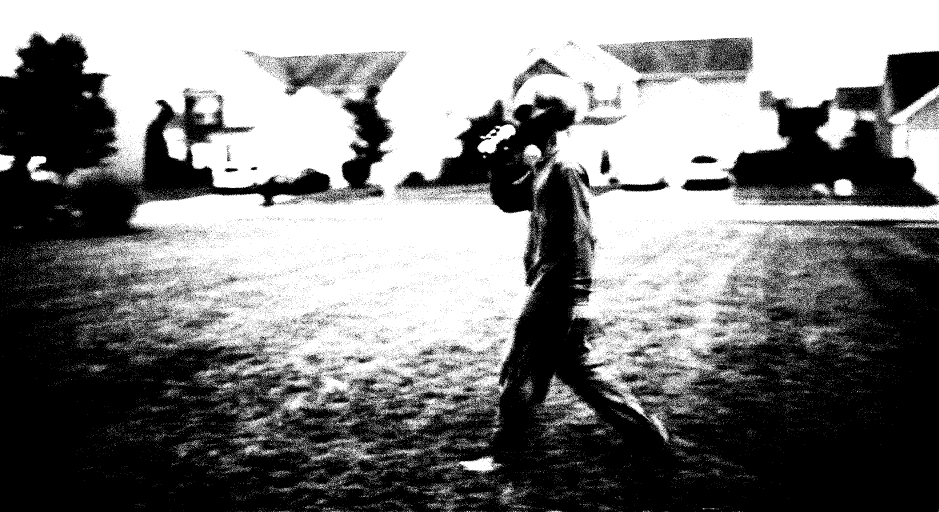
#> input picture homework_two/python_script_og_image/generated_images/otsu/otsu_image.png, 2816 x 1536 px, given in place of myImage.png, which was not available (shown at 1/3 size)
$ python homework_two.py
#> lines starting #> are read from the running program, lines starting #| are printed output that depends on the picture; after the words box and inside, x2 and y2 are one past the last pixel; in counts of white or black regions, pixels touching at a corner belong together; pictures that were not available may be replaced by others from this repository, and a replacement may not be noted
import cv2 as cv
import numpy as np
from scipy import stats
import matplotlib.pyplot as plt
import os
import random
import shutil
from pathlib import Path


class DirectorySetup:


    BASE_DIR = Path(__file__).resolve().parent
    IMAGE_PATH = BASE_DIR / "myImage.png"

    OUTPUT_DIR = BASE_DIR / "generated_images"

    CHANELS_DIR = OUTPUT_DIR / "channels"
    NORMALIZED_DIR = OUTPUT_DIR / "normalized"
    OTSU_DIR = OUTPUT_DIR / "otsu"
    ADAPTIVE_DIR = OUTPUT_DIR / "adaptive_gaussian"
    KMEANS_DIR = OUTPUT_DIR / "kmeans_hsv"
    MASKS_DIR = OUTPUT_DIR / "masks"
    PLOTS_DIR = OUTPUT_DIR / "plots"
    GROUND_TRUTH_DIR = OUTPUT_DIR / "ground_truth"


    def make_directories(self):
        for folder in [
            self.CHANELS_DIR,
            self.NORMALIZED_DIR,
            self.OTSU_DIR,
            self.ADAPTIVE_DIR,
            self.KMEANS_DIR,
            self.MASKS_DIR,
            self.PLOTS_DIR,
            self.GROUND_TRUTH_DIR
        ]:
            folder.mkdir(parents=True, exist_ok=True)

class MiscMethods:

    """ This function saves a binary mask and segmeted image for a given cluster in the HSV color space using K-means clustering.
        Args: normalized_image: The input image that has been normalized.
                setup: An instance of the DirectorySetup class to manage output directories.
                k: The number of clusters to form.
                target_cluster: The specific cluster to extract and save as a binary mask and segmented image.
        Returns:  binary_mask: A binary mask where the pixels belonging to the target cluster are white (255) and all others are black (0).
                    segmented_image: The original image with only the pixels of the target cluster retained, and all other pixels set to black.
                    centers: The centers of the clusters formed by K-means clustering in the HSV color space.
    """

    def apply_kmeans_hsv(self, normalized_image, setup, k, target_cluster):
        hsv_image = cv.cvtColor(normalized_image, cv.COLOR_BGR2HSV)

        pixel_data = hsv_image.reshape((-1, 3)).astype(np.float32)

        criteria = (
            cv.TERM_CRITERIA_EPS + cv.TERM_CRITERIA_MAX_ITER,
            10,
            1.0
        )

        cv.setRNGSeed(42)

        compactness, labels, centers = cv.kmeans(
            pixel_data,
            k,
            None,
            criteria,
            10,
            cv.KMEANS_PP_CENTERS
        )

        labels_2d = labels.reshape(hsv_image.shape[:2])

        binary_mask = np.where(labels_2d == target_cluster, 255, 0).astype(np.uint8)

        segmented_image = cv.bitwise_and(
            normalized_image,
            normalized_image,
            mask=binary_mask
        )

        cv.imwrite(
            str(setup.KMEANS_DIR / f"kmeans_mask_k{k}_cluster{target_cluster}.png"),
            binary_mask
        )

        cv.imwrite(
            str(setup.KMEANS_DIR / f"kmeans_segmented_k{k}_cluster{target_cluster}.png"),
            segmented_image
        )

        return binary_mask, segmented_image


    """ This function uses GrabCut and a manually decided rectangle to create a rough draft ground truth"""
    # [37 lines left out: function create_grabcut_ground_truth, not called in this run]

    """This function allows the user to manually draw a polygon around the unknown figure in the image to create a ground truth mask and segmented image."""
    # [85 lines left out: function create_polygon_ground_truth, not called in this run]

    def make_binary_mask(self, mask):
        """
        Converts a grayscale mask into a binary mask with values 0 and 1.
        """
        _, binary_mask = cv.threshold(mask, 127, 1, cv.THRESH_BINARY)
        return binary_mask.astype(bool)


    def calculate_iou(self, ground_truth_mask, predicted_mask):
        """
        Calculates Intersection over Union, also called Jaccard Index.
        """
        ground_truth_binary = self.make_binary_mask(ground_truth_mask)
        predicted_binary = self.make_binary_mask(predicted_mask)

        intersection = np.logical_and(ground_truth_binary, predicted_binary)
        union = np.logical_or(ground_truth_binary, predicted_binary)

        if np.sum(union) == 0:
            return 0.0

        iou = np.sum(intersection) / np.sum(union)
        return iou


    def calculate_dice(self, ground_truth_mask, predicted_mask):
        """
        Calculates Dice Similarity Coefficient.
        """
        ground_truth_binary = self.make_binary_mask(ground_truth_mask)
        predicted_binary = self.make_binary_mask(predicted_mask)

        intersection = np.logical_and(ground_truth_binary, predicted_binary)

        total_pixels = np.sum(ground_truth_binary) + np.sum(predicted_binary)

        if total_pixels == 0:
            return 0.0

        dice = (2 * np.sum(intersection)) / total_pixels
        return dice

    def evaluate_segmentation_methods(self, setup):
        ground_truth_mask = cv.imread(
            str(setup.MASKS_DIR / "binary_ground_truth_mask.png"),
            cv.IMREAD_GRAYSCALE
        )

        otsu_mask = cv.imread(
            str(setup.MASKS_DIR / "binary_otsu_mask.png"),
            cv.IMREAD_GRAYSCALE
        )

        adaptive_mask = cv.imread(
            str(setup.MASKS_DIR / "binary_adaptive_mask.png"),
            cv.IMREAD_GRAYSCALE
        )

        kmeans_mask = cv.imread(
            str(setup.MASKS_DIR / "binary_kmeans_mask.png"),
            cv.IMREAD_GRAYSCALE
        )

        if ground_truth_mask is None:
            print("Could not load binary ground truth mask.")
            return

        masks = {
            "Otsu Thresholding": otsu_mask,
            "Adaptive Gaussian Thresholding": adaptive_mask,
            "K-Means HSV Clustering": kmeans_mask
        }

        print("\nQuantitative Segmentation Evaluation")
        print("-----------------------------------")

        for method_name, predicted_mask in masks.items():
            if predicted_mask is None:
                print(f"{method_name}: mask not found.")
                continue

            if predicted_mask.shape != ground_truth_mask.shape:
                predicted_mask = cv.resize(
                    predicted_mask,
                    (ground_truth_mask.shape[1], ground_truth_mask.shape[0]),
                    interpolation=cv.INTER_NEAREST
                )

            iou = self.calculate_iou(ground_truth_mask, predicted_mask)
            dice = self.calculate_dice(ground_truth_mask, predicted_mask)

            print(f"{method_name}")
            print(f"  IoU / Jaccard Index: {iou:.4f}")
            print(f"  Dice Coefficient:   {dice:.4f}")
            print()

    def create_segmentation_comparison_plot(self, img, normalized_image, setup):
        otsu_mask = cv.imread(
            str(setup.MASKS_DIR / "binary_otsu_mask.png"),
            cv.IMREAD_GRAYSCALE
        )

        adaptive_mask = cv.imread(
            str(setup.MASKS_DIR / "binary_adaptive_mask.png"),
            cv.IMREAD_GRAYSCALE
        )

        kmeans_mask = cv.imread(
            str(setup.MASKS_DIR / "binary_kmeans_mask.png"),
            cv.IMREAD_GRAYSCALE
        )

        ground_truth_mask = cv.imread(
            str(setup.MASKS_DIR / "binary_ground_truth_mask.png"),
            cv.IMREAD_GRAYSCALE
        )

        if otsu_mask is None or adaptive_mask is None or kmeans_mask is None or ground_truth_mask is None:
            print("One or more masks could not be loaded for the comparison plot.")
            return

        # Convert OpenCV BGR images to RGB for matplotlib
        original_rgb = cv.cvtColor(img, cv.COLOR_BGR2RGB)
        normalized_rgb = cv.cvtColor(normalized_image, cv.COLOR_BGR2RGB)

        images = [
            original_rgb,
            normalized_rgb,
            otsu_mask,
            adaptive_mask,
            kmeans_mask,
            ground_truth_mask
        ]

        titles = [
            "Original Image",
            "Normalized Color Image",
            "Otsu Mask",
            "Adaptive Gaussian Mask",
            "K-Means Mask",
            "Ground Truth Mask"
        ]

        plt.figure(figsize=(18, 6))

        for i, image in enumerate(images):
            plt.subplot(1, 6, i + 1)

            if len(image.shape) == 2:
                plt.imshow(image, cmap="gray")
            else:
                plt.imshow(image)

            plt.title(titles[i], fontsize=10)
            plt.axis("off")

        plt.tight_layout()

        output_path = setup.PLOTS_DIR / "segmentation_comparison.png"
        plt.savefig(str(output_path), dpi=300, bbox_inches="tight")
        plt.close()

        print(f"Saved comparison plot to: {output_path}")

def main():
    setup = DirectorySetup()
    setup.make_directories()

    img = cv.imread('homework_two/python_script_og_image/myImage.png')
#> img is the input picture: shape (1536, 2816, 3); 49.8% white; 45577 white regions (44964 under 20 px), largest, box (x1, y1, x2, y2) and area: (0, 0, 2816, 1327) 1959490, (1631, 1126, 1786, 1280) 6219, (2297, 805, 2549, 926) 6003

    if img is None:
        print("Could not read the image.")
        return

    ## Split the image into its color channels

    blue_channel, green_channel, red_channel = cv.split(img)

    ## Equalize the histogram of each channel

    equalized_red_channel = cv.equalizeHist(red_channel)
    equalized_green_channel = cv.equalizeHist(green_channel)
    equalized_blue_channel = cv.equalizeHist(blue_channel)

    ## Merge the equalized channels back into a single image

    normalized_image = cv.merge((equalized_blue_channel, equalized_green_channel, equalized_red_channel))
    cv.imwrite(str(setup.NORMALIZED_DIR / "normalized_image.png"), normalized_image)

    ## Otsu and Adaptive Gaussian Thresholding
    greyscale_image = cv.cvtColor(normalized_image, cv.COLOR_BGR2GRAY)
    otsu_threshold, otsu_mask = cv.threshold(greyscale_image, 0, 255, cv.THRESH_BINARY + cv.THRESH_OTSU)
#> otsu_threshold = 0
    adaptive_gaussian_mask = cv.adaptiveThreshold(greyscale_image, 255, cv.ADAPTIVE_THRESH_GAUSSIAN_C, cv.THRESH_BINARY, 11, 2)
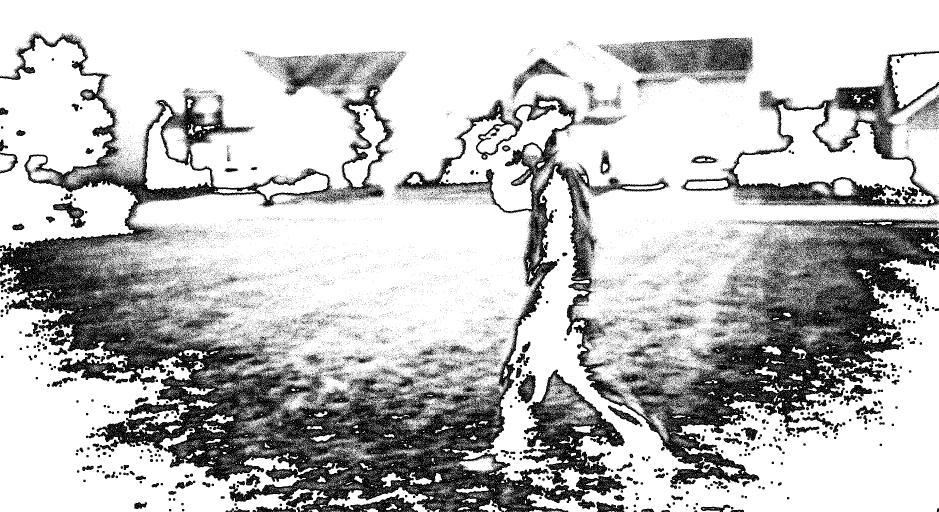
#> adaptive_gaussian_mask: shape (1536, 2816) (shown at 1/3 size); 75.5% white; 35954 black regions (35148 under 20 px), largest, box (x1, y1, x2, y2) and area: (0, 99, 2816, 1536) 763298, (2046, 152, 2816, 623) 54893, (1568, 1109, 1874, 1454) 35404

    ostu_segmented = cv.bitwise_and(normalized_image, normalized_image, mask=otsu_mask)
    adaptive_segmented = cv.bitwise_and(normalized_image, normalized_image, mask=adaptive_gaussian_mask)

    cv.imwrite(str(setup.OTSU_DIR / "otsu_mask.png"), otsu_mask)
    cv.imwrite(str(setup.OTSU_DIR / "otsu_segmented_image.png"), ostu_segmented)
    cv.imwrite(str(setup.ADAPTIVE_DIR / "adaptive_gaussian_image.png"), adaptive_gaussian_mask)
    cv.imwrite(str(setup.ADAPTIVE_DIR / "adaptive_segmented_image.png"), adaptive_segmented)

    ## K-means clustering in HSV color space

    methods = MiscMethods()


    # [16 lines of commented-out code are left out]
    k_mean_mask, k_mean_segmented = methods.apply_kmeans_hsv(normalized_image, setup, k=5, target_cluster=4)
#> in apply_kmeans_hsv, `hsv_image = cv.cvtColor(normalized_image, cv.COLOR_BGR2HSV)`: hsv_image: shape (1536, 2816, 3); mean H, S, V 0, 0, 127.1
#> in apply_kmeans_hsv, `compactness, labels, centers = cv.kmeans( pixel_data, k, None, criteri..`: compactness = 2026262.2; centers = [[0, 0, 256], [0, 0, 0], [0, 0, 0], [0, 0, 0], [0, 0, 0]]
#> in apply_kmeans_hsv, `labels_2d = labels.reshape(hsv_image.shape[:2])`:
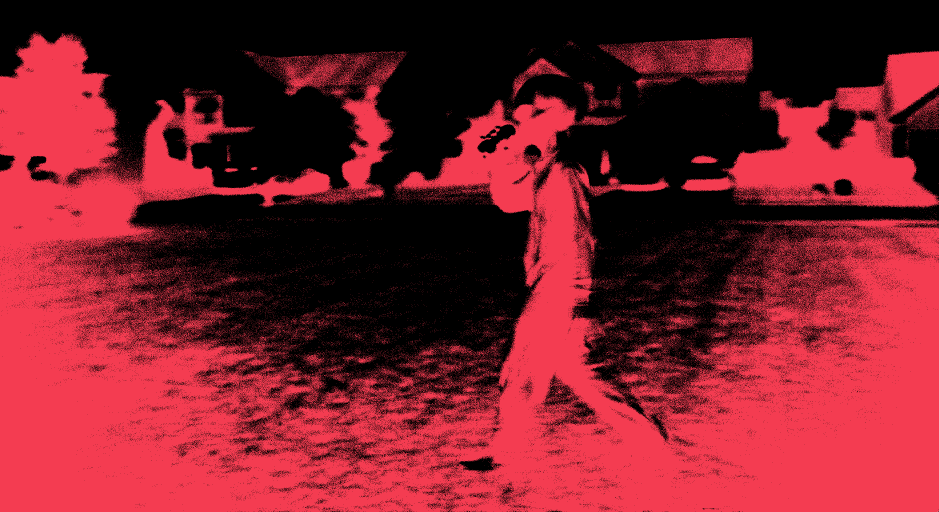
#> labels_2d: shape (1536, 2816) int32 (shown at 1/3 size); 5 distinct labels, from 0 to 4; one colour per label, 0 black
#> in apply_kmeans_hsv, `binary_mask = np.where(labels_2d == target_cluster, 255, 0).astype(np...`:
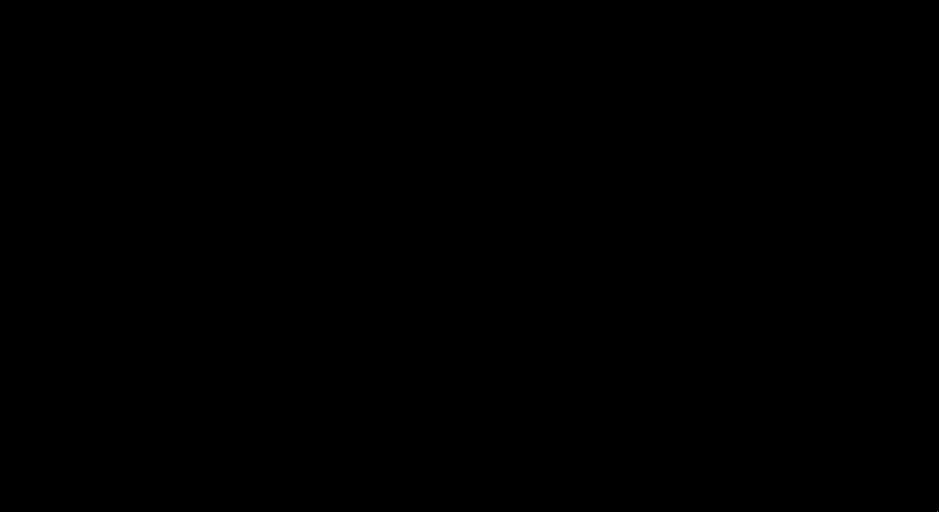
#> binary_mask: shape (1536, 2816) (shown at 1/3 size); 0% white in thin lines or dots, all inside (x1, y1, x2, y2) = (2812, 1535, 2813, 1536)
#> in apply_kmeans_hsv, `segmented_image = cv.bitwise_and( normalized_image, normalized_image, ..`: segmented_image: shape (1536, 2816, 3); every value is 0


    # [13 lines of commented-out code are left out]

    binary_otsu_mask = methods.make_binary_mask(otsu_mask)
    if binary_otsu_mask is None:
        print("Could not create binary mask for Otsu.")
        return

    binary_adaptive_mask = methods.make_binary_mask(adaptive_gaussian_mask)
    binary_kmeans_mask = methods.make_binary_mask(k_mean_mask)


    ground_truth_mask = cv.imread(
        str(setup.GROUND_TRUTH_DIR / "ground_truth_mask_final.png"),
        cv.IMREAD_GRAYSCALE
    )
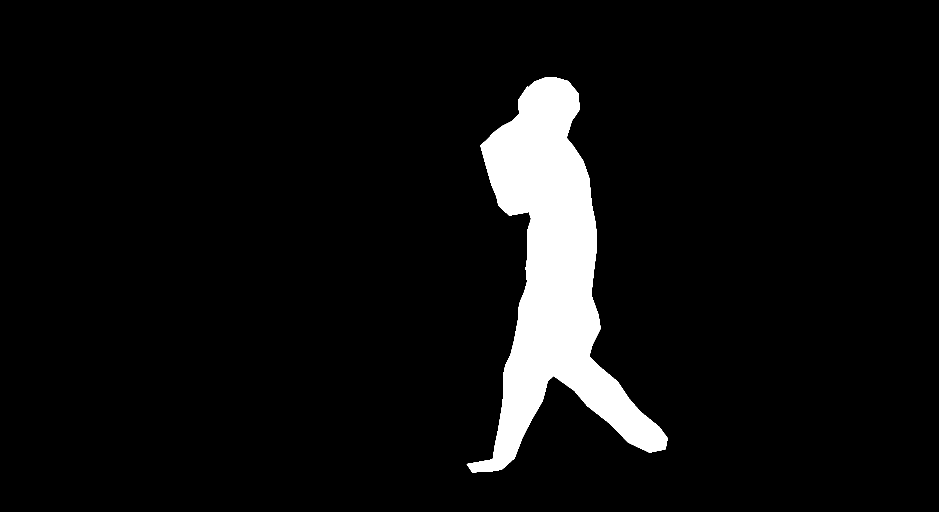
#> input picture homework_two/python_script_og_image/generated_images/ground_truth/ground_truth_mask_final.png, 2816 x 1536 px (shown at 1/3 size)
#> ground_truth_mask: shape (1536, 2816); 6.2% white; 1 white region, box (x1, y1, x2, y2) and area: (1400, 232, 2003, 1417) 266206

    if ground_truth_mask is None:
        print("Could not load ground truth mask.")
        return

    binary_ground_truth = methods.make_binary_mask(ground_truth_mask)

    cv.imwrite(str(setup.MASKS_DIR / "binary_otsu_mask.png"), binary_otsu_mask.astype(np.uint8) * 255)
    cv.imwrite(str(setup.MASKS_DIR / "binary_adaptive_mask.png"), binary_adaptive_mask.astype(np.uint8) * 255)
    cv.imwrite(str(setup.MASKS_DIR / "binary_kmeans_mask.png"), binary_kmeans_mask.astype(np.uint8) * 255)
    cv.imwrite(str(setup.MASKS_DIR / "binary_ground_truth_mask.png"), binary_ground_truth.astype(np.uint8) * 255)


    ## Evaluate segmentation methods
    methods.evaluate_segmentation_methods(setup)
#> the loop in evaluate_segmentation_methods, `for method_name, predicted_mask in masks.items():` made 3 passes
#> (method_name, iou, total_pixels in calculate_dice, dice) on passes 1 to 3: ('Otsu Thresholding', 0.024, 2422178, 0.047), ('Adaptive Gaussian Thresholding', 0.0575, 3530836, 0.109), ('K-Means HSV Clustering', 0, 266207, 0)
#| Otsu Thresholding
#|   IoU / Jaccard Index: 0.0240
#|   Dice Coefficient:   0.0470
#| Adaptive Gaussian Thresholding
#|   IoU / Jaccard Index: 0.0575
#|   Dice Coefficient:   0.1087
#| K-Means HSV Clustering
#|   IoU / Jaccard Index: 0.0000
#|   Dice Coefficient:   0.0000
#> pass 1, in calculate_iou, `intersection = np.logical_and(ground_truth_binary, predicted_binary)`:
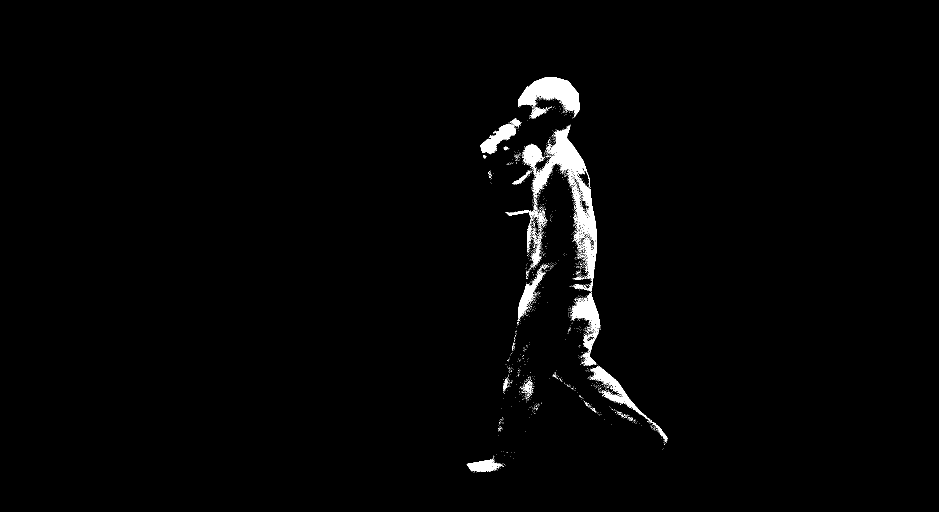
#> intersection: shape (1536, 2816) bool (shown at 1/3 size); 1.3% white; 3061 white regions (3004 under 20 px), largest, box (x1, y1, x2, y2) and area: (1598, 377, 1790, 726) 13747, (1555, 232, 1738, 347) 10483, (1441, 373, 1548, 461) 3911
#> pass 1, in calculate_iou, `union = np.logical_or(ground_truth_binary, predicted_binary)`:
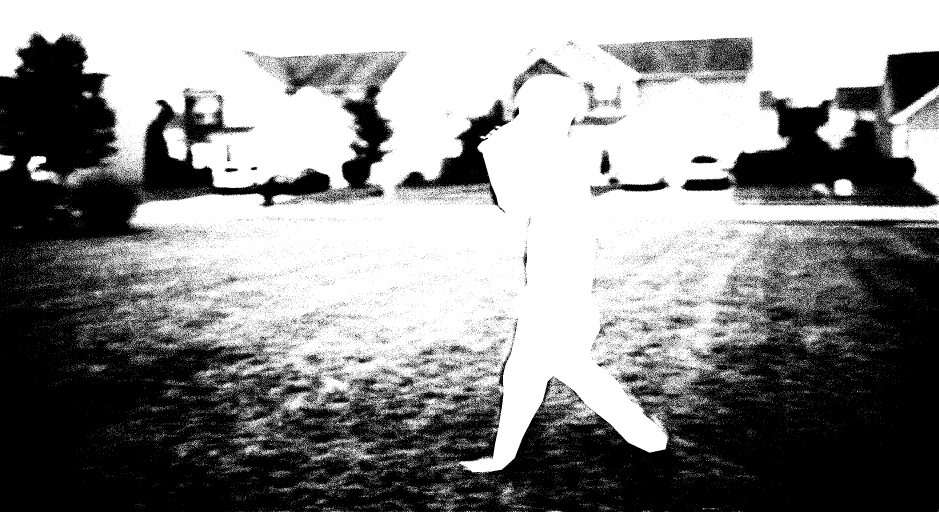
#> union: shape (1536, 2816) bool (shown at 1/3 size); 54.7% white; 34431 black regions (34032 under 20 px), largest, box (x1, y1, x2, y2) and area: (0, 99, 2816, 1536) 1635824, (2046, 152, 2816, 623) 146727, (1186, 299, 1533, 638) 27584
#> pass 2, in calculate_iou (call 2), `union = np.logical_or(ground_truth_binary, predicted_binary)`:
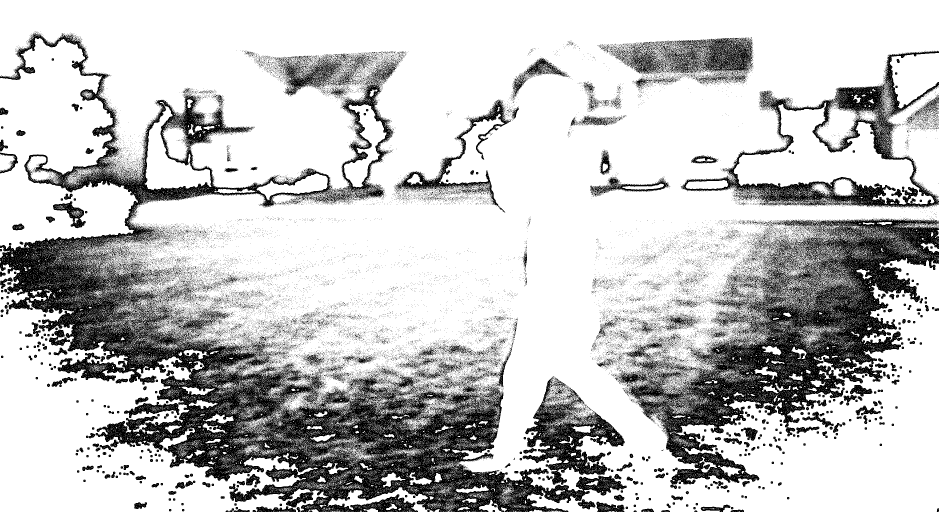
#> union: shape (1536, 2816) bool (shown at 1/3 size); 77.2% white; 34827 black regions (34035 under 20 px), largest, box (x1, y1, x2, y2) and area: (0, 99, 1880, 1536) 456955, (1855, 656, 2816, 1467) 226973, (2046, 152, 2816, 623) 54893

    ## Generate the Plot for the README

    methods.create_segmentation_comparison_plot(img, normalized_image, setup)
#> the loop in create_segmentation_comparison_plot, `for i, image in enumerate(images):` made 6 passes


if __name__ == "__main__":
    main()
